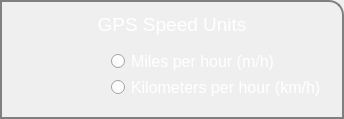
                        <widget class="QFrame" name="speed_units">
                         <property name="styleSheet">
                          <string notr="true">border:2px solid gray;
border-top-left-radius: 0px;
border-top-right-radius: 15px;
border-bottom-left-radius: 0px;
border-bottom-right-radius: 0px;</string>
                         </property>
                         <property name="frameShape">
                          <enum>QFrame::StyledPanel</enum>
                         </property>
                         <property name="frameShadow">
                          <enum>QFrame::Raised</enum>
                         </property>
                         <layout class="QVBoxLayout" name="verticalLayout_44" stretch="0,1">
                          <item>
                           <widget class="QLabel" name="label_24">
                            <property name="font">
                             <font>
                              <pointsize>14</pointsize>
                             </font>
                            </property>
                            <property name="styleSheet">
                             <string notr="true">border:0px;color:white;</string>
                            </property>
                            <property name="text">
                             <string>GPS Speed Units</string>
                            </property>
                            <property name="alignment">
                             <set>Qt::AlignCenter</set>
                            </property>
                           </widget>
                          </item>
                          <item>
                           <widget class="QFrame" name="frame_52">
                            <property name="styleSheet">
                             <string notr="true">color:white;
border:0px;</string>
                            </property>
                            <property name="frameShape">
                             <enum>QFrame::StyledPanel</enum>
                            </property>
                            <property name="frameShadow">
                             <enum>QFrame::Raised</enum>
                            </property>
                            <layout class="QVBoxLayout" name="verticalLayout_39">
                             <property name="leftMargin">
                              <number>98</number>
                             </property>
                             <item>
                              <widget class="QRadioButton" name="GPS_speed_mph">
                               <property name="font">
                                <font>
                                 <pointsize>12</pointsize>
                                </font>
                               </property>
                               <property name="text">
                                <string>Miles per hour (m/h)</string>
                               </property>
                              </widget>
                             </item>
                             <item>
                              <widget class="QRadioButton" name="GPS_speed_kmph">
                               <property name="font">
                                <font>
                                 <pointsize>12</pointsize>
                                </font>
                               </property>
                               <property name="text">
                                <string>Kilometers per hour (km/h)</string>
                               </property>
                              </widget>
                             </item>
                            </layout>
                           </widget>
                          </item>
                         </layout>
                        </widget>
